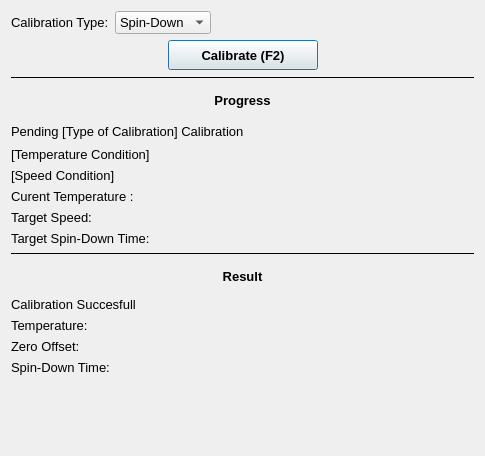
<?xml version="1.0" encoding="UTF-8"?>
<ui version="4.0">
 <class>DialogCalibrate</class>
 <widget class="QDialog" name="DialogCalibrate">
  <property name="geometry">
   <rect>
    <x>0</x>
    <y>0</y>
    <width>485</width>
    <height>456</height>
   </rect>
  </property>
  <property name="focusPolicy">
   <enum>Qt::NoFocus</enum>
  </property>
  <property name="windowTitle">
   <string>Calibrate FE-C Trainer</string>
  </property>
  <layout class="QVBoxLayout" name="verticalLayout">
   <item>
    <layout class="QHBoxLayout" name="horizontalLayout">
     <item>
      <widget class="QLabel" name="label_2">
       <property name="font">
        <font>
         <pointsize>10</pointsize>
        </font>
       </property>
       <property name="text">
        <string>Calibration Type:</string>
       </property>
      </widget>
     </item>
     <item>
      <widget class="QComboBox" name="comboBox_calibrationType">
       <property name="font">
        <font>
         <pointsize>10</pointsize>
        </font>
       </property>
       <item>
        <property name="text">
         <string>Spin-Down</string>
        </property>
       </item>
       <item>
        <property name="text">
         <string>Zero Offset</string>
        </property>
       </item>
      </widget>
     </item>
     <item>
      <spacer name="horizontalSpacer">
       <property name="orientation">
        <enum>Qt::Horizontal</enum>
       </property>
       <property name="sizeHint" stdset="0">
        <size>
         <width>40</width>
         <height>20</height>
        </size>
       </property>
      </spacer>
     </item>
    </layout>
   </item>
   <item>
    <layout class="QHBoxLayout" name="horizontalLayout_3">
     <item>
      <spacer name="horizontalSpacer_3">
       <property name="orientation">
        <enum>Qt::Horizontal</enum>
       </property>
       <property name="sizeHint" stdset="0">
        <size>
         <width>40</width>
         <height>20</height>
        </size>
       </property>
      </spacer>
     </item>
     <item>
      <widget class="QPushButton" name="pushButton_calibrate">
       <property name="sizePolicy">
        <sizepolicy hsizetype="Minimum" vsizetype="Fixed">
         <horstretch>0</horstretch>
         <verstretch>0</verstretch>
        </sizepolicy>
       </property>
       <property name="minimumSize">
        <size>
         <width>150</width>
         <height>30</height>
        </size>
       </property>
       <property name="maximumSize">
        <size>
         <width>175</width>
         <height>16777215</height>
        </size>
       </property>
       <property name="font">
        <font>
         <pointsize>10</pointsize>
         <weight>75</weight>
         <bold>true</bold>
        </font>
       </property>
       <property name="text">
        <string>Calibrate (F2)</string>
       </property>
      </widget>
     </item>
     <item>
      <spacer name="horizontalSpacer_4">
       <property name="orientation">
        <enum>Qt::Horizontal</enum>
       </property>
       <property name="sizeHint" stdset="0">
        <size>
         <width>40</width>
         <height>20</height>
        </size>
       </property>
      </spacer>
     </item>
    </layout>
   </item>
   <item>
    <widget class="QFrame" name="frame">
     <property name="frameShape">
      <enum>QFrame::HLine</enum>
     </property>
     <property name="frameShadow">
      <enum>QFrame::Plain</enum>
     </property>
    </widget>
   </item>
   <item>
    <widget class="QLabel" name="label_3">
     <property name="minimumSize">
      <size>
       <width>0</width>
       <height>30</height>
      </size>
     </property>
     <property name="font">
      <font>
       <pointsize>10</pointsize>
       <weight>75</weight>
       <bold>true</bold>
      </font>
     </property>
     <property name="text">
      <string>Progress</string>
     </property>
     <property name="alignment">
      <set>Qt::AlignCenter</set>
     </property>
    </widget>
   </item>
   <item>
    <layout class="QHBoxLayout" name="horizontalLayout_2">
     <item>
      <widget class="FaderLabel" name="label_pendingTxt">
       <property name="font">
        <font>
         <pointsize>10</pointsize>
        </font>
       </property>
       <property name="text">
        <string>Pending [Type of Calibration] Calibration</string>
       </property>
      </widget>
     </item>
     <item>
      <spacer name="horizontalSpacer_2">
       <property name="orientation">
        <enum>Qt::Horizontal</enum>
       </property>
       <property name="sizeHint" stdset="0">
        <size>
         <width>40</width>
         <height>20</height>
        </size>
       </property>
      </spacer>
     </item>
    </layout>
   </item>
   <item>
    <widget class="FaderLabel" name="label_tempCondition">
     <property name="font">
      <font>
       <pointsize>10</pointsize>
      </font>
     </property>
     <property name="text">
      <string>[Temperature Condition]</string>
     </property>
    </widget>
   </item>
   <item>
    <widget class="FaderLabel" name="label_speedCondition">
     <property name="font">
      <font>
       <pointsize>10</pointsize>
      </font>
     </property>
     <property name="text">
      <string>[Speed Condition]</string>
     </property>
    </widget>
   </item>
   <item>
    <widget class="FaderLabel" name="label_currTemp">
     <property name="font">
      <font>
       <pointsize>10</pointsize>
      </font>
     </property>
     <property name="text">
      <string>Curent Temperature :</string>
     </property>
    </widget>
   </item>
   <item>
    <widget class="FaderLabel" name="label_targetSpeed">
     <property name="font">
      <font>
       <pointsize>10</pointsize>
      </font>
     </property>
     <property name="text">
      <string>Target Speed:</string>
     </property>
    </widget>
   </item>
   <item>
    <widget class="FaderLabel" name="label_targetSpinDownTime">
     <property name="font">
      <font>
       <pointsize>10</pointsize>
      </font>
     </property>
     <property name="text">
      <string>Target Spin-Down Time:</string>
     </property>
    </widget>
   </item>
   <item>
    <widget class="QFrame" name="frame_2">
     <property name="frameShape">
      <enum>QFrame::HLine</enum>
     </property>
     <property name="frameShadow">
      <enum>QFrame::Plain</enum>
     </property>
    </widget>
   </item>
   <item>
    <widget class="QLabel" name="label_9">
     <property name="minimumSize">
      <size>
       <width>0</width>
       <height>30</height>
      </size>
     </property>
     <property name="font">
      <font>
       <pointsize>10</pointsize>
       <weight>75</weight>
       <bold>true</bold>
      </font>
     </property>
     <property name="text">
      <string>Result</string>
     </property>
     <property name="alignment">
      <set>Qt::AlignCenter</set>
     </property>
    </widget>
   </item>
   <item>
    <widget class="FaderLabel" name="label_calibrationResult">
     <property name="font">
      <font>
       <pointsize>10</pointsize>
      </font>
     </property>
     <property name="text">
      <string>Calibration Succesfull</string>
     </property>
    </widget>
   </item>
   <item>
    <widget class="FaderLabel" name="label_calibrationTemp">
     <property name="font">
      <font>
       <pointsize>10</pointsize>
      </font>
     </property>
     <property name="text">
      <string>Temperature:</string>
     </property>
    </widget>
   </item>
   <item>
    <widget class="FaderLabel" name="label_calibrationZeroOffset">
     <property name="font">
      <font>
       <pointsize>10</pointsize>
      </font>
     </property>
     <property name="text">
      <string>Zero Offset:</string>
     </property>
    </widget>
   </item>
   <item>
    <widget class="FaderLabel" name="label_calibrationSpinDownTime">
     <property name="font">
      <font>
       <pointsize>10</pointsize>
      </font>
     </property>
     <property name="text">
      <string>Spin-Down Time:</string>
     </property>
    </widget>
   </item>
   <item>
    <spacer name="verticalSpacer">
     <property name="orientation">
      <enum>Qt::Vertical</enum>
     </property>
     <property name="sizeHint" stdset="0">
      <size>
       <width>20</width>
       <height>40</height>
      </size>
     </property>
    </spacer>
   </item>
  </layout>
 </widget>
 <customwidgets>
  <customwidget>
   <class>FaderLabel</class>
   <extends>QLabel</extends>
   <header>faderlabel.h</header>
  </customwidget>
 </customwidgets>
 <resources/>
 <connections/>
</ui>
